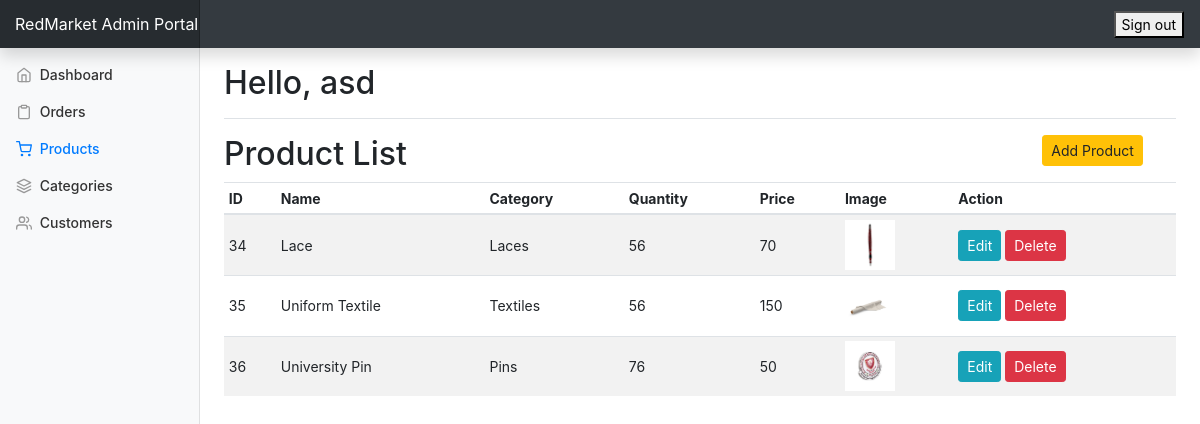
The app's page /admin_portal/admin/products.php (signed in), older data.
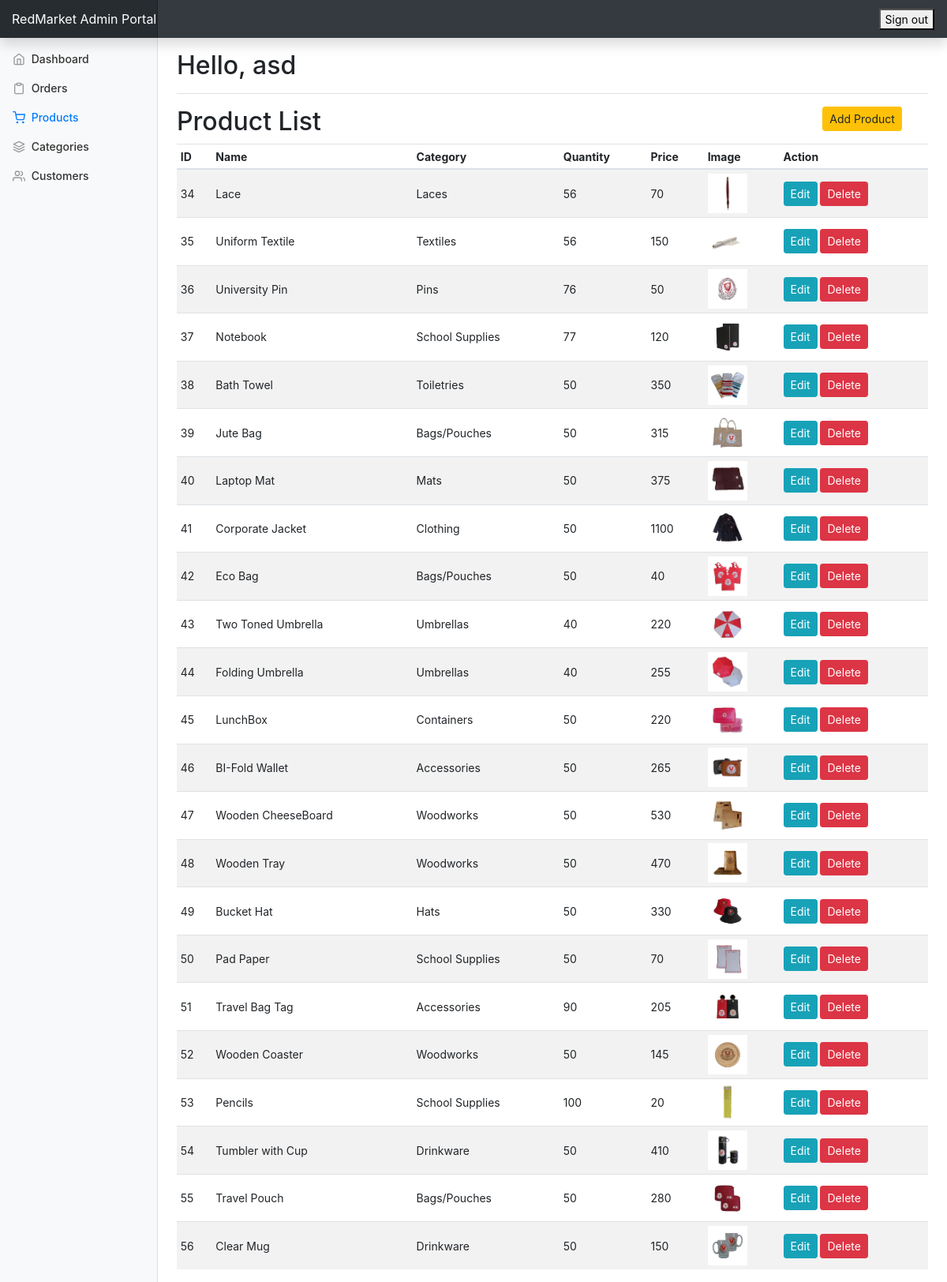
The same page, newer data.
### tables this page shows
CREATE TABLE `product` (
  `product_id` double NOT NULL,
  `product_name` varchar(150) NOT NULL,
  `product_price` int(11) NOT NULL,
  `image_file_name` varchar(300) NOT NULL,
  `category_id` int(11) NOT NULL,
  `quantity` int(11) DEFAULT NULL,
  `category_name` varchar(255) DEFAULT NULL
);

### admin_portal/admin/products.php (the view, shortened to what this page needs)
<?php
$pdo = get_connection();
?>
<?php include_once("./templates/top.php"); ?>
<?php include_once("./templates/navbar.php"); ?>
<div class="container-fluid">
  <div class="row">
    <?php include "./templates/sidebar.php"; ?>
      <div class="row">
          <div class="col-10">
              <h2>Product List</h2>
          </div>
          <div class="col-2">
              <a href="#" data-toggle="modal" data-target="#add_product_modal" class="btn btn-warning btn-sm">Add Product</a>
          </div>
      </div>
      <div class="table-responsive">
        <table class="table table-striped table-sm">
          <thead>
            <tr>
              <th>ID</th>
              <th>Name</th>
              <th>Category</th>
              <th>Quantity</th>
              <th>Price</th>
              <th>Image</th>
              <th>Action</th>
            </tr>
          </thead>
          <tbody id="product_list">
			<?php
                $res = $pdo->query("SELECT * FROM product");
                while($row = $res->fetch()){
            ?>
            <tr>
              <form action="" method="post">
                  <td style="vertical-align: middle;"><?php echo $row["product_id"]; ?></td>
                  <td style="vertical-align: middle;"><?php echo $row["product_name"]; ?></td>
                  <td style="vertical-align: middle;"><?php echo $row["category_name"]; ?></td>
                  <td style="vertical-align: middle;"><?php echo $row["quantity"]; ?></td>
                  <td style="vertical-align: middle;"><?php echo $row["product_price"]; ?></td>
                  <td style="vertical-align: middle;">
                      <?php $img = (strpos($row['image_file_name'], '/') === false) ? 'product-image/'.$row['image_file_name'] : $row['image_file_name']; ?>
                      <img src="<?php echo htmlspecialchars($img, ENT_QUOTES, 'UTF-8'); ?>" width="50">
                  </td>
                  <td style="vertical-align: middle;">
                      <button type="button" class="btn btn-sm btn-info edit-btn"
                          data-toggle="modal"
                          data-target="#edit_product_modal"
                          data-id="<?php echo $row['product_id']; ?>"
                          data-name="<?php echo $row['product_name']; ?>"
                          data-category="<?php echo $row['category_name']; ?>"
                          data-price="<?php echo $row['product_price']; ?>"
                          data-qty="<?php echo $row['quantity']; ?>"
                          data-img="<?php echo $img; ?>">
                          Edit
                      </button>
                      <button type="submit" name="sum_delete" class="btn btn-sm btn-danger" onclick="return confirm('Are you sure you want to delete this product?');">Delete</button>
                  </td>
              </form>
            </tr>
            <?php } ?>
          </tbody>
        </table>
      </div>
    </main>
  </div>
</div>
<?php include_once("./templates/footer.php"); ?>

Row changes from the older to the newer data that the page shows:
added product: product_id "37", product_name "Notebook", category_name "School Supplies", quantity "77", product_price "120", image_file_name (picture)
added product: product_id "38", product_name "Bath Towel", category_name "Toiletries", quantity "50", product_price "350", image_file_name (picture)
added product: product_id "39", product_name "Jute Bag", category_name "Bags/Pouches", quantity "50", product_price "315", image_file_name (picture)
added product: product_id "40", product_name "Laptop Mat", category_name "Mats", quantity "50", product_price "375", image_file_name (picture)
added product: product_id "41", product_name "Corporate Jacket", category_name "Clothing", quantity "50", product_price "1100", image_file_name (picture)
added product: product_id "42", product_name "Eco Bag", category_name "Bags/Pouches", quantity "50", product_price "40", image_file_name (picture)
added product: product_id "43", product_name "Two Toned Umbrella", category_name "Umbrellas", quantity "40", product_price "220", image_file_name (picture)
added product: product_id "44", product_name "Folding Umbrella", category_name "Umbrellas", quantity "40", product_price "255", image_file_name (picture)
added product: product_id "45", product_name "LunchBox", category_name "Containers", quantity "50", product_price "220", image_file_name (picture)
added product: product_id "46", product_name "BI-Fold Wallet", category_name "Accessories", quantity "50", product_price "265", image_file_name (picture)
added product: product_id "47", product_name "Wooden CheeseBoard", category_name "Woodworks", quantity "50", product_price "530", image_file_name (picture)
added product: product_id "48", product_name "Wooden Tray", category_name "Woodworks", quantity "50", product_price "470", image_file_name (picture)
added product: product_id "49", product_name "Bucket Hat", category_name "Hats", quantity "50", product_price "330", image_file_name (picture)
added product: product_id "50", product_name "Pad Paper", category_name "School Supplies", quantity "50", product_price "70", image_file_name (picture)
added product: product_id "51", product_name "Travel Bag Tag", category_name "Accessories", quantity "90", product_price "205", image_file_name (picture)
added product: product_id "52", product_name "Wooden Coaster", category_name "Woodworks", quantity "50", product_price "145", image_file_name (picture)
added product: product_id "53", product_name "Pencils", category_name "School Supplies", quantity "100", product_price "20", image_file_name (picture)
added product: product_id "54", product_name "Tumbler with Cup", category_name "Drinkware", quantity "50", product_price "410", image_file_name (picture)
added product: product_id "55", product_name "Travel Pouch", category_name "Bags/Pouches", quantity "50", product_price "280", image_file_name (picture)
added product: product_id "56", product_name "Clear Mug", category_name "Drinkware", quantity "50", product_price "150", image_file_name (picture)
